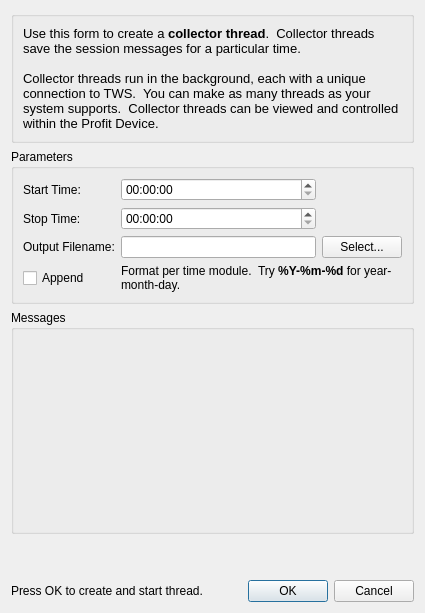
<ui version="4.0" >
 <class>CollectorDialog</class>
 <widget class="QDialog" name="CollectorDialog" >
  <property name="geometry" >
   <rect>
    <x>0</x>
    <y>0</y>
    <width>425</width>
    <height>613</height>
   </rect>
  </property>
  <property name="windowTitle" >
   <string>Create Collector</string>
  </property>
  <property name="windowIcon" >
   <iconset resource="profit.qrc" >
    <normaloff>:/images/icons/package_system.png</normaloff>:/images/icons/package_system.png</iconset>
  </property>
  <layout class="QVBoxLayout" name="verticalLayout_2" >
   <item>
    <widget class="QGroupBox" name="introGroup" >
     <property name="sizePolicy" >
      <sizepolicy vsizetype="Preferred" hsizetype="Preferred" >
       <horstretch>0</horstretch>
       <verstretch>0</verstretch>
      </sizepolicy>
     </property>
     <property name="title" >
      <string/>
     </property>
     <property name="flat" >
      <bool>true</bool>
     </property>
     <layout class="QHBoxLayout" name="horizontalLayout_2" >
      <item>
       <widget class="QLabel" name="label_9" >
        <property name="sizePolicy" >
         <sizepolicy vsizetype="Minimum" hsizetype="Preferred" >
          <horstretch>0</horstretch>
          <verstretch>1</verstretch>
         </sizepolicy>
        </property>
        <property name="text" >
         <string>&lt;!DOCTYPE HTML PUBLIC "-//W3C//DTD HTML 4.0//EN" "http://www.w3.org/TR/REC-html40/strict.dtd">
&lt;html>&lt;head>&lt;meta name="qrichtext" content="1" />&lt;style type="text/css">
p, li { white-space: pre-wrap; }
&lt;/style>&lt;/head>&lt;body style=" font-family:'DejaVu Sans'; font-size:10pt; font-weight:400; font-style:normal;">
&lt;p style=" margin-top:0px; margin-bottom:0px; margin-left:0px; margin-right:0px; -qt-block-indent:0; text-indent:0px;">Use this form to create a &lt;span style=" font-weight:600;">collector thread&lt;/span>.  Collector threads save the session messages for a particular time.&lt;/p>
&lt;p style="-qt-paragraph-type:empty; margin-top:0px; margin-bottom:0px; margin-left:0px; margin-right:0px; -qt-block-indent:0; text-indent:0px;">&lt;/p>
&lt;p style=" margin-top:0px; margin-bottom:0px; margin-left:0px; margin-right:0px; -qt-block-indent:0; text-indent:0px;">Collector threads run in the background, each with a unique connection to TWS.  You can make as many threads as your system supports.  Collector threads can be viewed and controlled within the Profit Device.&lt;/p>&lt;/body>&lt;/html></string>
        </property>
        <property name="wordWrap" >
         <bool>true</bool>
        </property>
       </widget>
      </item>
     </layout>
    </widget>
   </item>
   <item>
    <layout class="QHBoxLayout" name="horizontalLayout_3" >
     <item>
      <widget class="QGroupBox" name="groupBox" >
       <property name="title" >
        <string>Parameters</string>
       </property>
       <property name="flat" >
        <bool>true</bool>
       </property>
       <layout class="QGridLayout" name="gridLayout" >
        <item row="0" column="0" >
         <widget class="QLabel" name="label" >
          <property name="text" >
           <string>Start Time:</string>
          </property>
         </widget>
        </item>
        <item row="0" column="1" >
         <widget class="QTimeEdit" name="startTime" />
        </item>
        <item row="1" column="0" >
         <widget class="QLabel" name="label_2" >
          <property name="text" >
           <string>Stop Time:</string>
          </property>
         </widget>
        </item>
        <item row="1" column="1" >
         <widget class="QTimeEdit" name="stopTime" />
        </item>
        <item row="2" column="1" >
         <widget class="QLineEdit" name="outputFilename" >
          <property name="sizePolicy" >
           <sizepolicy vsizetype="Fixed" hsizetype="Expanding" >
            <horstretch>1</horstretch>
            <verstretch>0</verstretch>
           </sizepolicy>
          </property>
         </widget>
        </item>
        <item row="2" column="0" >
         <widget class="QLabel" name="label_4" >
          <property name="text" >
           <string>Output Filename:</string>
          </property>
         </widget>
        </item>
        <item row="2" column="2" >
         <widget class="QPushButton" name="selectOutputFilename" >
          <property name="text" >
           <string>Select...</string>
          </property>
         </widget>
        </item>
        <item row="3" column="1" colspan="2" >
         <widget class="QLabel" name="label_5" >
          <property name="text" >
           <string>&lt;!DOCTYPE HTML PUBLIC "-//W3C//DTD HTML 4.0//EN" "http://www.w3.org/TR/REC-html40/strict.dtd">
&lt;html>&lt;head>&lt;meta name="qrichtext" content="1" />&lt;style type="text/css">
p, li { white-space: pre-wrap; }
&lt;/style>&lt;/head>&lt;body>
&lt;p style=" margin-top:0px; margin-bottom:0px; margin-left:0px; margin-right:0px; -qt-block-indent:0; text-indent:0px;">Format per time module.  Try &lt;span style=" font-weight:600;">%Y-%m-%d&lt;/span> for year-month-day.&lt;/p>&lt;/body>&lt;/html></string>
          </property>
          <property name="wordWrap" >
           <bool>true</bool>
          </property>
         </widget>
        </item>
        <item row="3" column="0" >
         <widget class="QCheckBox" name="fileAppend" >
          <property name="text" >
           <string>Append</string>
          </property>
         </widget>
        </item>
        <item row="0" column="2" >
         <spacer name="horizontalSpacer" >
          <property name="orientation" >
           <enum>Qt::Horizontal</enum>
          </property>
          <property name="sizeHint" stdset="0" >
           <size>
            <width>40</width>
            <height>20</height>
           </size>
          </property>
         </spacer>
        </item>
        <item row="1" column="2" >
         <spacer name="horizontalSpacer_2" >
          <property name="orientation" >
           <enum>Qt::Horizontal</enum>
          </property>
          <property name="sizeHint" stdset="0" >
           <size>
            <width>40</width>
            <height>20</height>
           </size>
          </property>
         </spacer>
        </item>
       </layout>
      </widget>
     </item>
    </layout>
   </item>
   <item>
    <widget class="QGroupBox" name="messageGroup" >
     <property name="sizePolicy" >
      <sizepolicy vsizetype="Preferred" hsizetype="Preferred" >
       <horstretch>1</horstretch>
       <verstretch>1</verstretch>
      </sizepolicy>
     </property>
     <property name="title" >
      <string>Messages</string>
     </property>
     <property name="flat" >
      <bool>true</bool>
     </property>
     <layout class="QVBoxLayout" name="verticalLayout" >
      <property name="margin" >
       <number>0</number>
      </property>
      <item>
       <widget class="MessageTypeSelect" native="1" name="messageTypeDisplay" />
      </item>
     </layout>
    </widget>
   </item>
   <item>
    <spacer name="verticalSpacer_2" >
     <property name="orientation" >
      <enum>Qt::Vertical</enum>
     </property>
     <property name="sizeHint" stdset="0" >
      <size>
       <width>20</width>
       <height>40</height>
      </size>
     </property>
    </spacer>
   </item>
   <item>
    <layout class="QHBoxLayout" name="horizontalLayout" >
     <item>
      <widget class="QLabel" name="label_8" >
       <property name="text" >
        <string>Press OK to create and start thread.</string>
       </property>
      </widget>
     </item>
     <item>
      <spacer name="horizontalSpacer_3" >
       <property name="orientation" >
        <enum>Qt::Horizontal</enum>
       </property>
       <property name="sizeHint" stdset="0" >
        <size>
         <width>40</width>
         <height>20</height>
        </size>
       </property>
      </spacer>
     </item>
     <item>
      <widget class="QDialogButtonBox" name="buttonBox" >
       <property name="orientation" >
        <enum>Qt::Horizontal</enum>
       </property>
       <property name="standardButtons" >
        <set>QDialogButtonBox::Cancel|QDialogButtonBox::Ok</set>
       </property>
      </widget>
     </item>
    </layout>
   </item>
  </layout>
  <zorder>configGroup</zorder>
  <zorder>fileGroup</zorder>
  <zorder>verticalSpacer</zorder>
  <zorder>introGroup</zorder>
  <zorder>horizontalSpacer_3</zorder>
  <zorder>verticalSpacer_2</zorder>
  <zorder>messageGroup</zorder>
  <zorder>selectOutputFilename</zorder>
 </widget>
 <customwidgets>
  <customwidget>
   <class>MessageTypeSelect</class>
   <extends>QWidget</extends>
   <header location="global" >messagetypeselect.h</header>
   <container>1</container>
  </customwidget>
 </customwidgets>
 <resources>
  <include location="profit.qrc" />
 </resources>
 <connections>
  <connection>
   <sender>buttonBox</sender>
   <signal>accepted()</signal>
   <receiver>CollectorDialog</receiver>
   <slot>accept()</slot>
   <hints>
    <hint type="sourcelabel" >
     <x>248</x>
     <y>254</y>
    </hint>
    <hint type="destinationlabel" >
     <x>157</x>
     <y>274</y>
    </hint>
   </hints>
  </connection>
  <connection>
   <sender>buttonBox</sender>
   <signal>rejected()</signal>
   <receiver>CollectorDialog</receiver>
   <slot>reject()</slot>
   <hints>
    <hint type="sourcelabel" >
     <x>316</x>
     <y>260</y>
    </hint>
    <hint type="destinationlabel" >
     <x>286</x>
     <y>274</y>
    </hint>
   </hints>
  </connection>
 </connections>
</ui>
